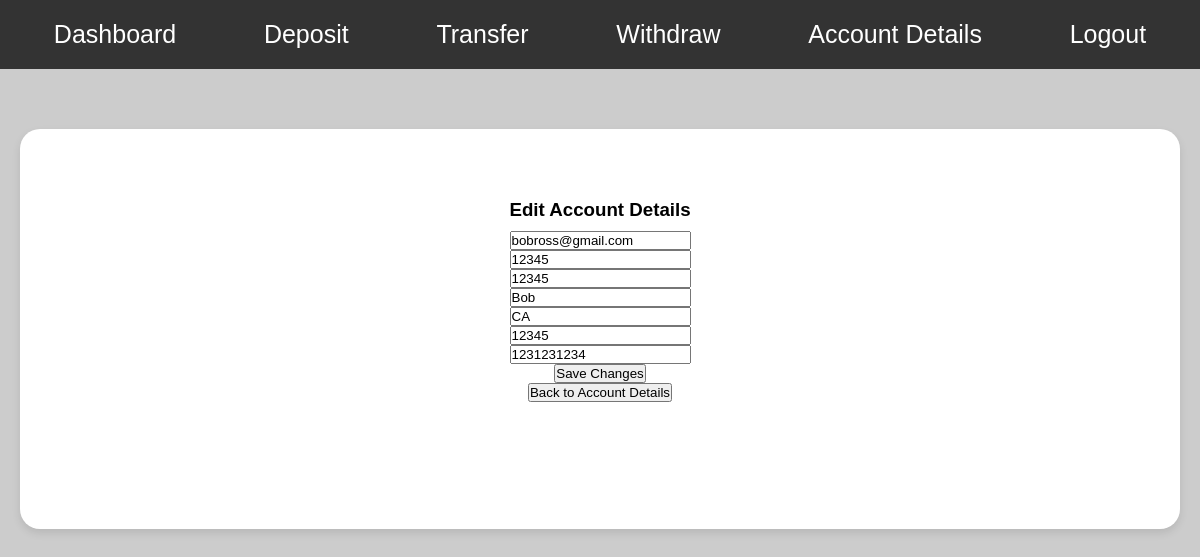
Screenshot of /edit_account (signed in) with the database file from the repository.
### tables this page shows
CREATE TABLE users (
    username VARCHAR(50) NOT NULL UNIQUE,
    email VARCHAR(50) NOT NULL,
    address1 VARCHAR(50) NOT NULL,
    address2 VARCHAR(50),
    city VARCHAR(50) NOT NULL,
    "state" VARCHAR(50) NOT NULL,
    zip VARCHAR(50) NOT NULL,
    dob DATE NOT NULL,
    phone VARCHAR(50) NOT NULL,
    password BLOB NOT NULL
);

### app.py (the view, shortened to what this page needs)
@app.route('/edit_account', methods=['GET', 'POST'])
def edit_account():
    if 'username' in session:
        username = session['username']
        db = get_db()
        user = db.execute("SELECT * FROM users WHERE username = ?", (username,)).fetchone()
        return render_template('editaccount.html', user=user)
    return redirect(url_for('login'))

### app.py (called while the page is built)
def get_db():
    db = getattr(g, '_database', None)
    if db is None:
        db = g._database = sqlite3.connect(app.config['DATABASE'])
        db.row_factory = sqlite3.Row
    return db

### templates/editaccount.html (shortened to what this page needs)
<!DOCTYPE html>
<html lang="en">
<head>
    <link rel="stylesheet" href="{{ url_for('static', filename='styles/dashboard.css') }}">
</head>
<body>
    <nav class="navbar">
        <ul>
            <li><a href="{{ url_for('dashboard') }}">Dashboard</a></li>
            <li><a href="{{ url_for('deposit') }}">Deposit</a></li>
            <li><a href="{{ url_for('transfer') }}">Transfer</a></li>
            <li><a href="{{ url_for('withdraw') }}">Withdraw</a></li>
            <li><a href="{{ url_for('account_details') }}">Account Details</a></li>
            <li><a href="{{ url_for('index') }}">Logout</a></li>
        </ul>
    </nav>
    <div class="container">
        <div class="row">
            <div class="col">
                <div class="content-box">
                    <h3>Edit Account Details</h3>
                    <form method="post">
                        <input class="login-input" type="email" name="email" value="{{ user.email }}" required placeholder="Email">
                        <br>
                        <input class="login-input" type="text" name="address1" value="{{ user.address1 }}" placeholder="Address 1" required>
                        <br>
                        <input class="login-input" type="text" name="address2" value="{{ user.address2 }}" placeholder="Address 2">
                        <br>
                        <input class="login-input" type="text" name="city" value="{{ user.city }}" placeholder="City" required>
                        <br>
                        <input class="login-input" type="text" name="state" value="{{ user.state }}" placeholder="State" required>
                        <br>
                        <input class="login-input" type="text" name="zip" value="{{ user.zip }}" placeholder="ZIP Code" required>
                        <br>
                        <input class="login-input" type="tel" name="phone" value="{{ user.phone }}" placeholder="Phone" required>
                        <br>
                        <button type="submit" class="nav-button">Save Changes</button>
                    </form>
                    <a href="{{ url_for('account_details') }}">
                        <button class="nav-button">Back to Account Details</button>
                    </a>
                </div>
            </div>
        </div>
    </div>
</body>
</html>

### static/styles/dashboard.css (style rules this page uses)
* { margin: 0; padding: 0; box-sizing: border-box; }
body { font-family: Arial, sans-serif; background-color: #ccc; }
.navbar { background-color: #333; color: white; padding: 10px; }
.navbar ul { list-style-type: none; display: flex; justify-content: space-around; }
.navbar ul li { padding: 10px; }
.navbar ul li a { color: white; text-decoration: none; font-size: 25px; }
.container { margin-top: 40px; padding: 20px; }
.row { display: flex; gap: 20px; margin-bottom: 20px; }
.col { flex: 1; }
.content-box { background-color: white; padding: 20px; border-radius: 20px; box-shadow: 0 4px 8px rgba(0, 0, 0, 0.1); height: 400px; text-align: center; display: flex; flex-direction: column; align-items: center; justify-content: flex-start; padding-top: 30px; }
.content-box h3, select { margin-top: 40px; margin-bottom: 10px; }

### rows the page displays
users: email "bobross@gmail.com", address1 "12345", address2 "12345", city "Bob", state "CA", zip "12345", phone "1231231234"
